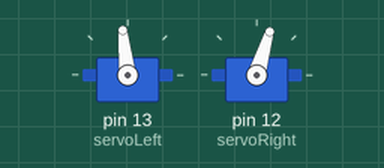
Simulated run of this sketch. Board: Arduino Uno, built with avr-gcc and run on an emulated ATmega328P. Shown: 2 × servo.

Above: at 0.1 s.
At 16.3 s:
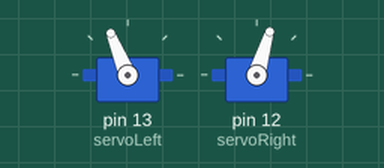
At 18.1 s:
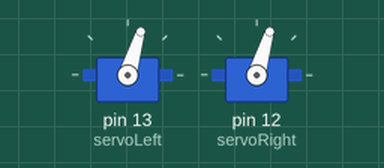
At 29.8 s:
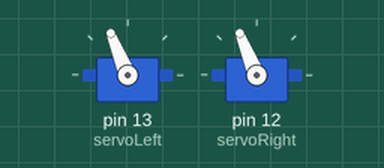
Timing chart, 0 to 31.3 s (numbered marks = the images above):
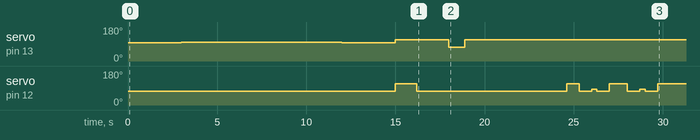

Measured:
- by itself, servo on pin 13 (servoLeft): 96° → 98° at 3.0 s, → 99° 3.0 s later, → 98° 3.0 s later, → 96° 3.0 s later, … (7 changes in this stretch)
- by itself, servo on pin 12 (servoRight): 73° → 112° at 15.0 s, → 73° 1.2 s later, → 112° 8.4 s later, → 73° 0.70 s later, … (11 changes in this stretch)

The sketch:

marker-botInitials.ino
```cpp
#include <Servo.h>
Servo servoLeft;
Servo servoRight;
void maneuver(int speedLeft, int speedRight, int msTime) {
  if (msTime == -1) {
    servoLeft.detach();
    servoRight.detach();
  }
  servoLeft.writeMicroseconds(1500 + speedLeft);
  servoRight.writeMicroseconds(1500 - speedRight);
  delay(msTime);
}
void setup() {
  servoLeft.attach(13);
  servoRight.attach(12);
  maneuver(30, 200, 3000);
  maneuver(50, 200, 3000);
  maneuver(60, 200, 3000);
  maneuver(50, 200, 3000);
  maneuver(30, 200, 3000);
  maneuver(200, -200, 1200);
  maneuver(200, 200, 1800);
  maneuver(-200, 200, 900);
  maneuver(200, 200, 5700);
  maneuver(200, -200, 700);
  for (int bHumps = 0; bHumps < 2; bHumps++) {
    maneuver(200, 200, 700);
    maneuver(200, 100, 300);
    maneuver(200, 200, 700);
    maneuver(200,-200,1000);
  }
  maneuver(0, 0, -1);
}
void loop() {
}
```
